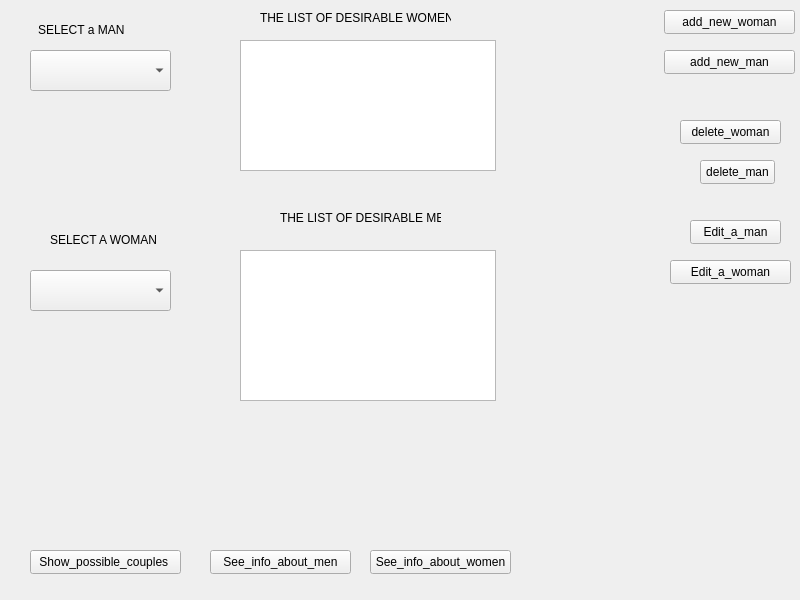
<?xml version="1.0" encoding="UTF-8"?>
<ui version="4.0">
 <class>Widget</class>
 <widget class="QWidget" name="Widget">
  <property name="geometry">
   <rect>
    <x>0</x>
    <y>0</y>
    <width>800</width>
    <height>600</height>
   </rect>
  </property>
  <property name="windowTitle">
   <string>Widget</string>
  </property>
  <widget class="QComboBox" name="manBox">
   <property name="geometry">
    <rect>
     <x>30</x>
     <y>50</y>
     <width>141</width>
     <height>41</height>
    </rect>
   </property>
  </widget>
  <widget class="QListWidget" name="listManDream">
   <property name="geometry">
    <rect>
     <x>240</x>
     <y>40</y>
     <width>256</width>
     <height>131</height>
    </rect>
   </property>
  </widget>
  <widget class="QComboBox" name="womanBox">
   <property name="geometry">
    <rect>
     <x>30</x>
     <y>270</y>
     <width>141</width>
     <height>41</height>
    </rect>
   </property>
  </widget>
  <widget class="QLabel" name="label">
   <property name="geometry">
    <rect>
     <x>38</x>
     <y>20</y>
     <width>111</width>
     <height>20</height>
    </rect>
   </property>
   <property name="text">
    <string>SELECT a MAN</string>
   </property>
  </widget>
  <widget class="QLabel" name="label_2">
   <property name="geometry">
    <rect>
     <x>260</x>
     <y>10</y>
     <width>191</width>
     <height>16</height>
    </rect>
   </property>
   <property name="text">
    <string>THE LIST OF DESIRABLE WOMEN</string>
   </property>
  </widget>
  <widget class="QLabel" name="label_3">
   <property name="geometry">
    <rect>
     <x>50</x>
     <y>230</y>
     <width>111</width>
     <height>20</height>
    </rect>
   </property>
   <property name="text">
    <string>SELECT A WOMAN</string>
   </property>
  </widget>
  <widget class="QListWidget" name="listWomanDream">
   <property name="geometry">
    <rect>
     <x>240</x>
     <y>250</y>
     <width>256</width>
     <height>151</height>
    </rect>
   </property>
  </widget>
  <widget class="QLabel" name="label_4">
   <property name="geometry">
    <rect>
     <x>280</x>
     <y>210</y>
     <width>161</width>
     <height>16</height>
    </rect>
   </property>
   <property name="text">
    <string>THE LIST OF DESIRABLE MEN</string>
   </property>
  </widget>
  <widget class="QPushButton" name="show_coupes">
   <property name="geometry">
    <rect>
     <x>30</x>
     <y>550</y>
     <width>151</width>
     <height>24</height>
    </rect>
   </property>
   <property name="text">
    <string>Show_possible_couples </string>
   </property>
  </widget>
  <widget class="QPushButton" name="man_info">
   <property name="geometry">
    <rect>
     <x>210</x>
     <y>550</y>
     <width>141</width>
     <height>24</height>
    </rect>
   </property>
   <property name="text">
    <string>See_info_about_men</string>
   </property>
  </widget>
  <widget class="QPushButton" name="women_info">
   <property name="geometry">
    <rect>
     <x>370</x>
     <y>550</y>
     <width>141</width>
     <height>24</height>
    </rect>
   </property>
   <property name="text">
    <string>See_info_about_women</string>
   </property>
  </widget>
  <widget class="QPushButton" name="add_woman">
   <property name="geometry">
    <rect>
     <x>664</x>
     <y>10</y>
     <width>131</width>
     <height>24</height>
    </rect>
   </property>
   <property name="text">
    <string>add_new_woman</string>
   </property>
  </widget>
  <widget class="QPushButton" name="add_man">
   <property name="geometry">
    <rect>
     <x>664</x>
     <y>50</y>
     <width>131</width>
     <height>24</height>
    </rect>
   </property>
   <property name="text">
    <string>add_new_man</string>
   </property>
  </widget>
  <widget class="QPushButton" name="del_woman">
   <property name="geometry">
    <rect>
     <x>680</x>
     <y>120</y>
     <width>101</width>
     <height>24</height>
    </rect>
   </property>
   <property name="text">
    <string>delete_woman</string>
   </property>
  </widget>
  <widget class="QPushButton" name="del_man">
   <property name="geometry">
    <rect>
     <x>700</x>
     <y>160</y>
     <width>75</width>
     <height>24</height>
    </rect>
   </property>
   <property name="text">
    <string>delete_man</string>
   </property>
  </widget>
  <widget class="QPushButton" name="edit_man">
   <property name="geometry">
    <rect>
     <x>690</x>
     <y>220</y>
     <width>91</width>
     <height>24</height>
    </rect>
   </property>
   <property name="text">
    <string>Edit_a_man</string>
   </property>
  </widget>
  <widget class="QPushButton" name="edit_woman">
   <property name="geometry">
    <rect>
     <x>670</x>
     <y>260</y>
     <width>121</width>
     <height>24</height>
    </rect>
   </property>
   <property name="text">
    <string>Edit_a_woman</string>
   </property>
  </widget>
 </widget>
 <resources/>
 <connections/>
</ui>
